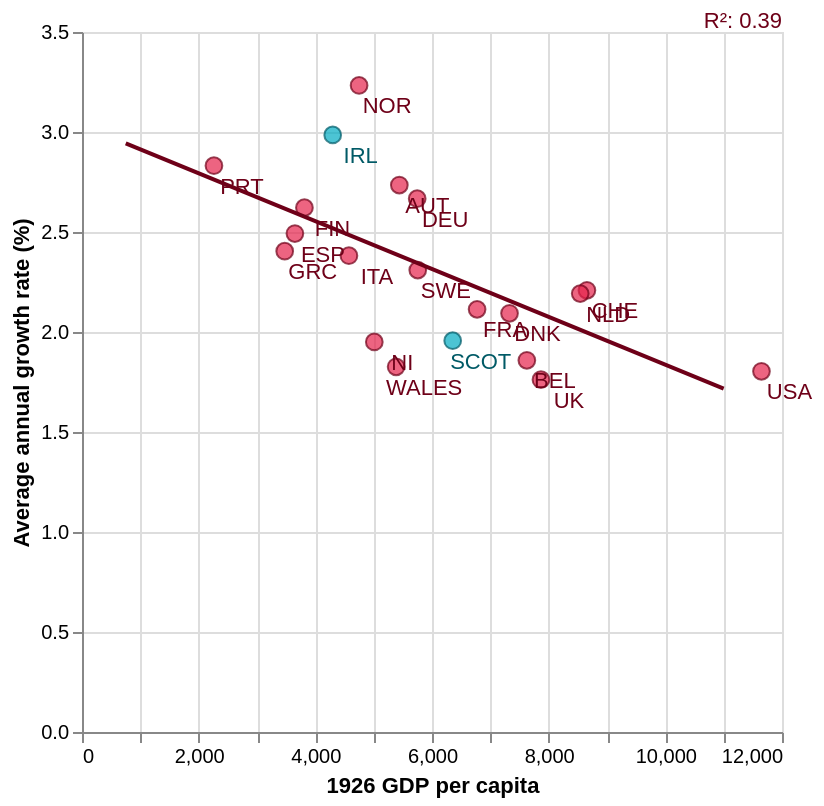

Source (Vega-Lite JSON):
### Vega-Lite specification from a JSON file in a GitHub repository (floating-point values rounded to 4 significant figures)
{"$schema": "https://vega.github.io/schema/vega-lite/v5.json", "height": 350, "width": 350, "data": {"values": [{"country": "Austria", "code": "AUT", "value1": "5440", "value2": "2.73485"}, {"country": "Belgium", "code": "BEL", "value1": "7626", "value2": "1.85834"}, {"country": "Switzerland", "code": "CHE", "value1": "8656", "value2": "2.20843"}, {"country": "Germany", "code": "DEU", "value1": "5746", "value2": "2.66649"}, {"country": "Denmark", "code": "DNK", "value1": "7329", "value2": "2.09340"}, {"country": "Spain", "code": "ESP", "value1": "3650", "value2": "2.49230"}, {"country": "Finland", "code": "FIN", "value1": "3813", "value2": "2.62178"}, {"country": "France", "code": "FRA", "value1": "6773", "value2": "2.11325"}, {"country": "United Kingdom", "code": "UK", "value1": "7868", "value2": "1.76162"}, {"country": "Greece", "code": "GRC", "value1": "3475", "value2": "2.40410"}, {"country": "Ireland", "code": "IRL", "value1": "4298", "value2": "2.98522"}, {"country": "Italy", "code": "ITA", "value1": "4576", "value2": "2.38152"}, {"country": "Netherlands", "code": "NLD", "value1": "8541", "value2": "2.19202"}, {"country": "Norway", "code": "NOR", "value1": "4750", "value2": "3.23276"}, {"country": "Portugal", "code": "PRT", "value1": "2262", "value2": "2.83159"}, {"country": "Sweden", "code": "SWE", "value1": "5756", "value2": "2.30939"}, {"country": "United States", "code": "USA", "value1": "11648", "value2": "1.80369"}, {"country": "Wales", "code": "WALES", "value1": "5385", "value2": "1.82588"}, {"country": "Scotland", "code": "SCOT", "value1": "6355", "value2": "1.95656"}, {"country": "Northern Ireland", "code": "NI", "value1": "5011", "value2": "1.95033"}], "format": {"parse": {"code": "string"}}}, "layer": [{"transform": [{"filter": "(datum.code!='SCOT')&(datum.code!='IRL')"}], "mark": {"type": "point", "color": "#e6224b", "size": 70, "filled": true, "stroke": "#6e0018", "strokeWidth": 1}, "encoding": {"x": {"field": "value1", "type": "quantitative", "title": "1926 GDP per capita"}, "y": {"field": "value2", "type": "quantitative", "title": "Average annual growth rate (%)"}, "tooltip": [{"field": "country", "type": "nominal", "title": "Country"}, {"field": "code", "type": "nominal", "title": "Code"}, {"field": "value2", "type": "quantitative", "title": "Average annual growth rate (%)"}, {"field": "value1", "type": "quantitative", "title": "1926 GDP per capita"}]}}, {"transform": [{"filter": {"field": "code", "oneOf": ["SCOT", "IRL"]}}], "mark": {"type": "point", "color": "#00abc2", "size": 70, "filled": true, "stroke": "#005a66", "strokeWidth": 1}, "encoding": {"x": {"field": "value1", "type": "quantitative", "title": "1926 GDP per capita"}, "y": {"field": "value2", "type": "quantitative", "title": "Average annual growth rate (%)"}, "tooltip": [{"field": "country", "type": "nominal", "title": "Country"}, {"field": "code", "type": "nominal", "title": "Code"}, {"field": "value2", "type": "quantitative", "title": "Average annual growth rate (%)"}, {"field": "value1", "type": "quantitative", "title": "1926 GDP per capita"}]}}, {"mark": {"type": "line", "color": "#6e0018"}, "transform": [{"regression": "value2", "on": "value1", "extent": [750, 11000]}], "encoding": {"x": {"field": "value1", "type": "quantitative"}, "y": {"field": "value2", "type": "quantitative"}}}, {"transform": [{"regression": "value2", "on": "value1", "params": true}, {"calculate": "'R²: '+format(datum.rSquared, '.2f')", "as": "R2"}], "mark": {"type": "text", "color": "#6e0018", "x": "width", "align": "right", "y": -5}, "encoding": {"text": {"type": "nominal", "field": "R2"}}}, {"transform": [{"filter": "(datum.code!='SCOT')&(datum.code!='IRL')"}], "mark": {"type": "text", "dy": 11, "dx": 14, "color": "#6e0018"}, "encoding": {"x": {"field": "value1", "type": "quantitative"}, "y": {"field": "value2", "type": "quantitative"}, "text": {"field": "code", "type": "nominal"}}}, {"transform": [{"filter": {"field": "code", "oneOf": ["SCOT", "IRL"]}}], "mark": {"type": "text", "dy": 11, "dx": 14, "color": "#005a66"}, "encoding": {"x": {"field": "value1", "type": "quantitative"}, "y": {"field": "value2", "type": "quantitative"}, "text": {"field": "code", "type": "nominal"}}}]}
